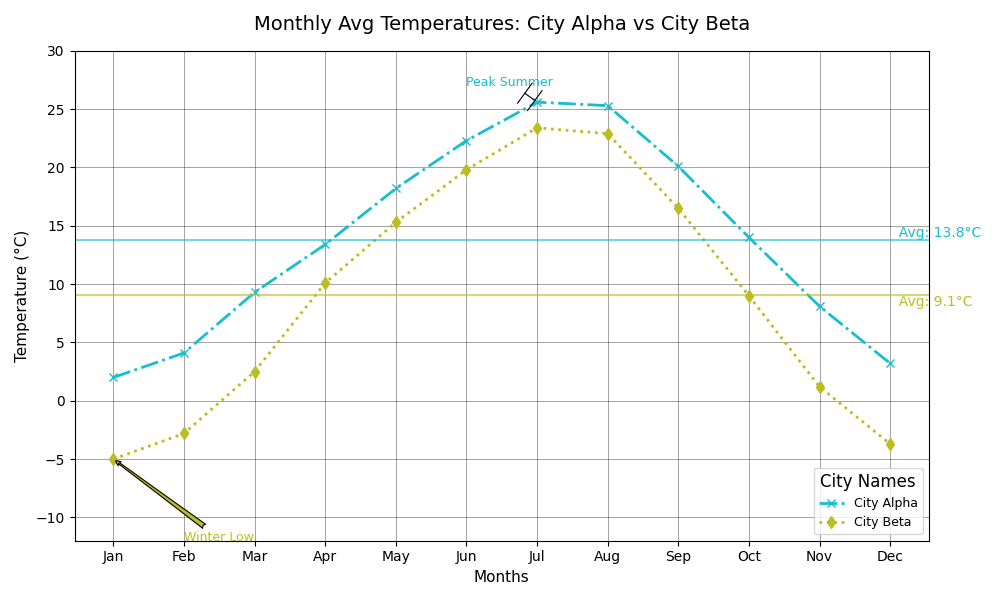

Write Python code to recreate this figure.
import matplotlib.pyplot as plt
import numpy as np

months = np.array(['Jan', 'Feb', 'Mar', 'Apr', 'May', 'Jun', 'Jul', 'Aug', 'Sep', 'Oct', 'Nov', 'Dec'])
city_a_temps = np.array([2.0, 4.1, 9.3, 13.4, 18.2, 22.3, 25.6, 25.3, 20.1, 14.0, 8.1, 3.2])
city_b_temps = np.array([-5.0, -2.8, 2.5, 10.1, 15.3, 19.8, 23.4, 22.9, 16.5, 9.0, 1.2, -3.7])

avg_city_a = np.mean(city_a_temps)
avg_city_b = np.mean(city_b_temps)

fig, ax = plt.subplots(figsize=(10, 6))

ax.plot(months, city_a_temps, label='City Alpha', marker='x', color='#17becf', linestyle='-.', linewidth=2)
ax.plot(months, city_b_temps, label='City Beta', marker='d', color='#bcbd22', linestyle=':', linewidth=2)

ax.axhline(y=avg_city_a, color='#17becf', linestyle='-', linewidth=1.5, alpha=0.6)
ax.axhline(y=avg_city_b, color='#bcbd22', linestyle='-', linewidth=1.5, alpha=0.6)

ax.text(len(months)-1, avg_city_a, f'  Avg: {avg_city_a:.1f}°C', color='#17becf', verticalalignment='bottom')
ax.text(len(months)-1, avg_city_b, f'  Avg: {avg_city_b:.1f}°C', color='#bcbd22', verticalalignment='top')

ax.set_title('Monthly Avg Temperatures: City Alpha vs City Beta', fontsize=14, pad=15)
ax.set_xlabel('Months', fontsize=11)
ax.set_ylabel('Temperature (°C)', fontsize=11)

ax.annotate('Peak Summer', xy=('Jul', 25.6), xytext=('Jun', 27),
            arrowprops=dict(facecolor='#17becf', arrowstyle='|-|', lw=0.8),
            fontsize=9, color='#17becf')
ax.annotate('Winter Low', xy=('Jan', -5.0), xytext=('Feb', -12),
            arrowprops=dict(facecolor='#bcbd22', arrowstyle='fancy', lw=0.8),
            fontsize=9, color='#bcbd22')

ax.grid(visible=True, which='both', linestyle='-', linewidth=0.5, color='black', alpha=0.5)
ax.set_xticks(months)
ax.set_yticks(np.arange(-10, 31, 5))
ax.set_ylim(-12, 30)

ax.legend(title='City Names', title_fontsize='12', fontsize='9', loc='lower right')

plt.tight_layout()
plt.show()
